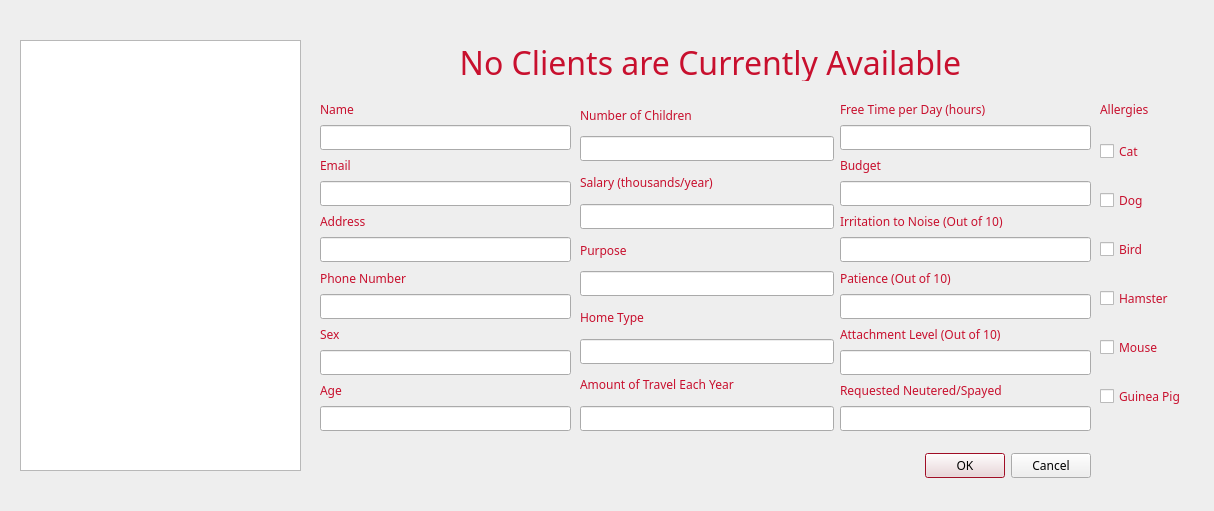
<?xml version="1.0" encoding="UTF-8"?>
<ui version="4.0">
 <class>ViewClients</class>
 <widget class="QDialog" name="ViewClients">
  <property name="geometry">
   <rect>
    <x>0</x>
    <y>0</y>
    <width>1214</width>
    <height>511</height>
   </rect>
  </property>
  <property name="palette">
   <palette>
    <active>
     <colorrole role="WindowText">
      <brush brushstyle="SolidPattern">
       <color alpha="255">
        <red>200</red>
        <green>16</green>
        <blue>46</blue>
       </color>
      </brush>
     </colorrole>
     <colorrole role="Text">
      <brush brushstyle="SolidPattern">
       <color alpha="255">
        <red>0</red>
        <green>0</green>
        <blue>0</blue>
       </color>
      </brush>
     </colorrole>
     <colorrole role="Base">
      <brush brushstyle="SolidPattern">
       <color alpha="255">
        <red>255</red>
        <green>255</green>
        <blue>255</blue>
       </color>
      </brush>
     </colorrole>
     <colorrole role="Window">
      <brush brushstyle="SolidPattern">
       <color alpha="255">
        <red>238</red>
        <green>238</green>
        <blue>238</blue>
       </color>
      </brush>
     </colorrole>
     <colorrole role="Highlight">
      <brush brushstyle="SolidPattern">
       <color alpha="255">
        <red>200</red>
        <green>16</green>
        <blue>46</blue>
       </color>
      </brush>
     </colorrole>
    </active>
    <inactive>
     <colorrole role="WindowText">
      <brush brushstyle="SolidPattern">
       <color alpha="255">
        <red>200</red>
        <green>16</green>
        <blue>46</blue>
       </color>
      </brush>
     </colorrole>
     <colorrole role="Text">
      <brush brushstyle="SolidPattern">
       <color alpha="255">
        <red>0</red>
        <green>0</green>
        <blue>0</blue>
       </color>
      </brush>
     </colorrole>
     <colorrole role="Base">
      <brush brushstyle="SolidPattern">
       <color alpha="255">
        <red>255</red>
        <green>255</green>
        <blue>255</blue>
       </color>
      </brush>
     </colorrole>
     <colorrole role="Window">
      <brush brushstyle="SolidPattern">
       <color alpha="255">
        <red>238</red>
        <green>238</green>
        <blue>238</blue>
       </color>
      </brush>
     </colorrole>
     <colorrole role="Highlight">
      <brush brushstyle="SolidPattern">
       <color alpha="255">
        <red>200</red>
        <green>16</green>
        <blue>46</blue>
       </color>
      </brush>
     </colorrole>
    </inactive>
    <disabled>
     <colorrole role="WindowText">
      <brush brushstyle="SolidPattern">
       <color alpha="255">
        <red>200</red>
        <green>16</green>
        <blue>46</blue>
       </color>
      </brush>
     </colorrole>
     <colorrole role="Text">
      <brush brushstyle="SolidPattern">
       <color alpha="255">
        <red>0</red>
        <green>0</green>
        <blue>0</blue>
       </color>
      </brush>
     </colorrole>
     <colorrole role="Base">
      <brush brushstyle="SolidPattern">
       <color alpha="255">
        <red>255</red>
        <green>255</green>
        <blue>255</blue>
       </color>
      </brush>
     </colorrole>
     <colorrole role="Window">
      <brush brushstyle="SolidPattern">
       <color alpha="255">
        <red>238</red>
        <green>238</green>
        <blue>238</blue>
       </color>
      </brush>
     </colorrole>
     <colorrole role="Highlight">
      <brush brushstyle="SolidPattern">
       <color alpha="255">
        <red>145</red>
        <green>141</green>
        <blue>126</blue>
       </color>
      </brush>
     </colorrole>
    </disabled>
   </palette>
  </property>
  <property name="font">
   <font>
    <family>Egyptienne F</family>
   </font>
  </property>
  <property name="windowTitle">
   <string>Dialog</string>
  </property>
  <widget class="QDialogButtonBox" name="buttonBox">
   <property name="geometry">
    <rect>
     <x>750</x>
     <y>450</y>
     <width>341</width>
     <height>32</height>
    </rect>
   </property>
   <property name="orientation">
    <enum>Qt::Horizontal</enum>
   </property>
   <property name="standardButtons">
    <set>QDialogButtonBox::Cancel|QDialogButtonBox::Ok</set>
   </property>
  </widget>
  <widget class="QLabel" name="titleLabel">
   <property name="geometry">
    <rect>
     <x>420</x>
     <y>40</y>
     <width>581</width>
     <height>41</height>
    </rect>
   </property>
   <property name="font">
    <font>
     <pointsize>24</pointsize>
    </font>
   </property>
   <property name="text">
    <string>&lt;html&gt;&lt;head/&gt;&lt;body&gt;&lt;p&gt;No Clients are Currently Available&lt;/p&gt;&lt;/body&gt;&lt;/html&gt;</string>
   </property>
   <property name="alignment">
    <set>Qt::AlignCenter</set>
   </property>
  </widget>
  <widget class="QListWidget" name="viewClientsListWidget">
   <property name="geometry">
    <rect>
     <x>20</x>
     <y>40</y>
     <width>281</width>
     <height>431</height>
    </rect>
   </property>
  </widget>
  <widget class="QWidget" name="layoutWidget">
   <property name="enabled">
    <bool>true</bool>
   </property>
   <property name="geometry">
    <rect>
     <x>320</x>
     <y>100</y>
     <width>251</width>
     <height>331</height>
    </rect>
   </property>
   <layout class="QVBoxLayout" name="verticalLayout_5">
    <item>
     <widget class="QLabel" name="nameLabel">
      <property name="enabled">
       <bool>true</bool>
      </property>
      <property name="text">
       <string>Name</string>
      </property>
     </widget>
    </item>
    <item>
     <widget class="QLineEdit" name="nameLineEdit"/>
    </item>
    <item>
     <widget class="QLabel" name="nameLabel_4">
      <property name="enabled">
       <bool>true</bool>
      </property>
      <property name="text">
       <string>Email</string>
      </property>
     </widget>
    </item>
    <item>
     <widget class="QLineEdit" name="emailLineEdit">
      <property name="enabled">
       <bool>true</bool>
      </property>
     </widget>
    </item>
    <item>
     <widget class="QLabel" name="addressLabel">
      <property name="enabled">
       <bool>true</bool>
      </property>
      <property name="text">
       <string>Address</string>
      </property>
     </widget>
    </item>
    <item>
     <widget class="QLineEdit" name="addressLineEdit"/>
    </item>
    <item>
     <widget class="QLabel" name="phoneLabel">
      <property name="enabled">
       <bool>true</bool>
      </property>
      <property name="text">
       <string>Phone Number</string>
      </property>
     </widget>
    </item>
    <item>
     <widget class="QLineEdit" name="phoneLineEdit"/>
    </item>
    <item>
     <widget class="QLabel" name="sexLabel_4">
      <property name="enabled">
       <bool>true</bool>
      </property>
      <property name="text">
       <string>Sex</string>
      </property>
     </widget>
    </item>
    <item>
     <widget class="QLineEdit" name="sexLineEdit_2"/>
    </item>
    <item>
     <widget class="QLabel" name="ageLabel_7">
      <property name="enabled">
       <bool>true</bool>
      </property>
      <property name="text">
       <string>Age</string>
      </property>
     </widget>
    </item>
    <item>
     <widget class="QLineEdit" name="ageLineEdit_2">
      <property name="enabled">
       <bool>true</bool>
      </property>
     </widget>
    </item>
   </layout>
  </widget>
  <widget class="QWidget" name="layoutWidget_4">
   <property name="enabled">
    <bool>true</bool>
   </property>
   <property name="geometry">
    <rect>
     <x>840</x>
     <y>100</y>
     <width>251</width>
     <height>331</height>
    </rect>
   </property>
   <layout class="QVBoxLayout" name="verticalLayout_6">
    <item>
     <widget class="QLabel" name="freeTimeLabel">
      <property name="enabled">
       <bool>true</bool>
      </property>
      <property name="text">
       <string>Free Time per Day (hours)</string>
      </property>
     </widget>
    </item>
    <item>
     <widget class="QLineEdit" name="freeTimeLineEdit"/>
    </item>
    <item>
     <widget class="QLabel" name="budgetLabel">
      <property name="enabled">
       <bool>true</bool>
      </property>
      <property name="text">
       <string>Budget</string>
      </property>
     </widget>
    </item>
    <item>
     <widget class="QLineEdit" name="budgetLineEdit">
      <property name="enabled">
       <bool>true</bool>
      </property>
     </widget>
    </item>
    <item>
     <widget class="QLabel" name="irritationLabel">
      <property name="enabled">
       <bool>true</bool>
      </property>
      <property name="text">
       <string>&lt;html&gt;&lt;head/&gt;&lt;body&gt;&lt;p&gt;Irritation to Noise (Out of 10)&lt;/p&gt;&lt;/body&gt;&lt;/html&gt;</string>
      </property>
     </widget>
    </item>
    <item>
     <widget class="QLineEdit" name="irritationLineEdit"/>
    </item>
    <item>
     <widget class="QLabel" name="labelPatience">
      <property name="enabled">
       <bool>true</bool>
      </property>
      <property name="text">
       <string>Patience (Out of 10)</string>
      </property>
     </widget>
    </item>
    <item>
     <widget class="QLineEdit" name="patienceLineEdit"/>
    </item>
    <item>
     <widget class="QLabel" name="attachmentLabel">
      <property name="enabled">
       <bool>true</bool>
      </property>
      <property name="text">
       <string>Attachment Level (Out of 10)</string>
      </property>
     </widget>
    </item>
    <item>
     <widget class="QLineEdit" name="attachmentLineEdit_2"/>
    </item>
    <item>
     <widget class="QLabel" name="requireLabel">
      <property name="enabled">
       <bool>true</bool>
      </property>
      <property name="text">
       <string>&lt;html&gt;&lt;head/&gt;&lt;body&gt;&lt;p&gt;Requested Neutered/Spayed&lt;/p&gt;&lt;/body&gt;&lt;/html&gt;</string>
      </property>
     </widget>
    </item>
    <item>
     <widget class="QLineEdit" name="neuteredLineEdit"/>
    </item>
   </layout>
  </widget>
  <widget class="QWidget" name="layoutWidget_2">
   <property name="enabled">
    <bool>true</bool>
   </property>
   <property name="geometry">
    <rect>
     <x>580</x>
     <y>100</y>
     <width>254</width>
     <height>331</height>
    </rect>
   </property>
   <layout class="QVBoxLayout" name="verticalLayout_7">
    <item>
     <widget class="QLabel" name="childrenLabel">
      <property name="enabled">
       <bool>true</bool>
      </property>
      <property name="text">
       <string>Number of Children</string>
      </property>
     </widget>
    </item>
    <item>
     <widget class="QLineEdit" name="childrenLineEdit">
      <property name="enabled">
       <bool>true</bool>
      </property>
     </widget>
    </item>
    <item>
     <widget class="QLabel" name="salaryLabel">
      <property name="enabled">
       <bool>true</bool>
      </property>
      <property name="text">
       <string>&lt;html&gt;&lt;head/&gt;&lt;body&gt;&lt;p&gt;Salary (thousands/year)&lt;/p&gt;&lt;/body&gt;&lt;/html&gt;</string>
      </property>
     </widget>
    </item>
    <item>
     <widget class="QLineEdit" name="salaryLineEdit"/>
    </item>
    <item>
     <widget class="QLabel" name="purposeLabel">
      <property name="enabled">
       <bool>true</bool>
      </property>
      <property name="text">
       <string>Purpose</string>
      </property>
     </widget>
    </item>
    <item>
     <widget class="QLineEdit" name="purposeLineEdit"/>
    </item>
    <item>
     <widget class="QLabel" name="homeTypeLabel">
      <property name="enabled">
       <bool>true</bool>
      </property>
      <property name="text">
       <string>Home Type</string>
      </property>
     </widget>
    </item>
    <item>
     <widget class="QLineEdit" name="homeLineEdit"/>
    </item>
    <item>
     <widget class="QLabel" name="travelLabel">
      <property name="enabled">
       <bool>true</bool>
      </property>
      <property name="text">
       <string>&lt;html&gt;&lt;head/&gt;&lt;body&gt;&lt;p&gt;Amount of Travel Each Year&lt;/p&gt;&lt;/body&gt;&lt;/html&gt;</string>
      </property>
     </widget>
    </item>
    <item>
     <widget class="QLineEdit" name="travelLineEdit"/>
    </item>
   </layout>
  </widget>
  <widget class="QWidget" name="layoutWidget_3">
   <property name="geometry">
    <rect>
     <x>1100</x>
     <y>120</y>
     <width>97</width>
     <height>311</height>
    </rect>
   </property>
   <layout class="QVBoxLayout" name="verticalLayout">
    <item>
     <widget class="QCheckBox" name="catAllergyCheckBox">
      <property name="enabled">
       <bool>false</bool>
      </property>
      <property name="text">
       <string>Cat</string>
      </property>
     </widget>
    </item>
    <item>
     <widget class="QCheckBox" name="dogAllergyCheckBox">
      <property name="enabled">
       <bool>false</bool>
      </property>
      <property name="text">
       <string>Dog</string>
      </property>
     </widget>
    </item>
    <item>
     <widget class="QCheckBox" name="birdAllergyCheckBox">
      <property name="enabled">
       <bool>false</bool>
      </property>
      <property name="text">
       <string>Bird</string>
      </property>
     </widget>
    </item>
    <item>
     <widget class="QCheckBox" name="hamsterAllergyCheckBox">
      <property name="enabled">
       <bool>false</bool>
      </property>
      <property name="text">
       <string>Hamster</string>
      </property>
     </widget>
    </item>
    <item>
     <widget class="QCheckBox" name="mouseAllergyCheckBox">
      <property name="enabled">
       <bool>false</bool>
      </property>
      <property name="text">
       <string>Mouse</string>
      </property>
     </widget>
    </item>
    <item>
     <widget class="QCheckBox" name="guineapigAllergyCheckBox">
      <property name="enabled">
       <bool>false</bool>
      </property>
      <property name="text">
       <string>Guinea Pig</string>
      </property>
     </widget>
    </item>
   </layout>
  </widget>
  <widget class="QLabel" name="allergicLabel_2">
   <property name="enabled">
    <bool>true</bool>
   </property>
   <property name="geometry">
    <rect>
     <x>1100</x>
     <y>100</y>
     <width>252</width>
     <height>19</height>
    </rect>
   </property>
   <property name="text">
    <string>Allergies</string>
   </property>
  </widget>
 </widget>
 <resources/>
 <connections>
  <connection>
   <sender>buttonBox</sender>
   <signal>accepted()</signal>
   <receiver>ViewClients</receiver>
   <slot>accept()</slot>
   <hints>
    <hint type="sourcelabel">
     <x>248</x>
     <y>254</y>
    </hint>
    <hint type="destinationlabel">
     <x>157</x>
     <y>274</y>
    </hint>
   </hints>
  </connection>
  <connection>
   <sender>buttonBox</sender>
   <signal>rejected()</signal>
   <receiver>ViewClients</receiver>
   <slot>reject()</slot>
   <hints>
    <hint type="sourcelabel">
     <x>316</x>
     <y>260</y>
    </hint>
    <hint type="destinationlabel">
     <x>286</x>
     <y>274</y>
    </hint>
   </hints>
  </connection>
 </connections>
</ui>
